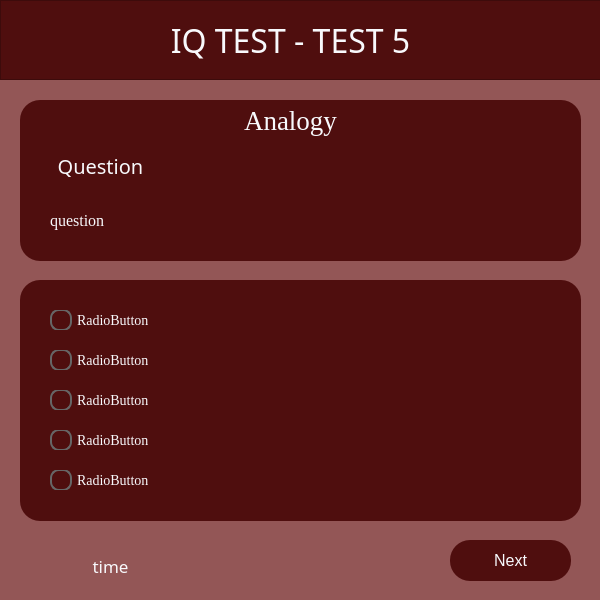
<?xml version="1.0" encoding="UTF-8"?>
<ui version="4.0">
 <class>Test5</class>
 <widget class="QMainWindow" name="Test5">
  <property name="geometry">
   <rect>
    <x>0</x>
    <y>0</y>
    <width>600</width>
    <height>600</height>
   </rect>
  </property>
  <property name="windowTitle">
   <string>MainWindow</string>
  </property>
  <widget class="QWidget" name="centralwidget">
   <property name="styleSheet">
    <string notr="true">QWidget #centralwidget {
	background-color: #935656
}</string>
   </property>
   <widget class="QFrame" name="frame_2">
    <property name="geometry">
     <rect>
      <x>20</x>
      <y>100</y>
      <width>561</width>
      <height>161</height>
     </rect>
    </property>
    <property name="styleSheet">
     <string notr="true">QFrame  {
	background-color: #4F0E0E;
	border-radius: 20px;
}</string>
    </property>
    <property name="frameShape">
     <enum>QFrame::StyledPanel</enum>
    </property>
    <property name="frameShadow">
     <enum>QFrame::Raised</enum>
    </property>
    <widget class="QLabel" name="questionNumberLabel">
     <property name="geometry">
      <rect>
       <x>10</x>
       <y>50</y>
       <width>141</width>
       <height>31</height>
      </rect>
     </property>
     <property name="font">
      <font>
       <family>Century Gothic</family>
       <pointsize>15</pointsize>
      </font>
     </property>
     <property name="styleSheet">
      <string notr="true">color: #F8F9FC</string>
     </property>
     <property name="text">
      <string>Question</string>
     </property>
     <property name="alignment">
      <set>Qt::AlignCenter</set>
     </property>
    </widget>
    <widget class="QLabel" name="questionLabel">
     <property name="geometry">
      <rect>
       <x>30</x>
       <y>100</y>
       <width>501</width>
       <height>41</height>
      </rect>
     </property>
     <property name="font">
      <font>
       <family>Times New Roman</family>
       <pointsize>12</pointsize>
      </font>
     </property>
     <property name="styleSheet">
      <string notr="true">color: #F8F9FC</string>
     </property>
     <property name="text">
      <string>question</string>
     </property>
     <property name="wordWrap">
      <bool>true</bool>
     </property>
    </widget>
    <widget class="QLabel" name="questionNumberLabel_2">
     <property name="geometry">
      <rect>
       <x>90</x>
       <y>0</y>
       <width>361</width>
       <height>41</height>
      </rect>
     </property>
     <property name="font">
      <font>
       <family>Times New Roman</family>
       <pointsize>20</pointsize>
      </font>
     </property>
     <property name="styleSheet">
      <string notr="true">color: #F8F9FC</string>
     </property>
     <property name="text">
      <string>Analogy</string>
     </property>
     <property name="alignment">
      <set>Qt::AlignCenter</set>
     </property>
    </widget>
   </widget>
   <widget class="QFrame" name="frame_3">
    <property name="geometry">
     <rect>
      <x>20</x>
      <y>280</y>
      <width>561</width>
      <height>241</height>
     </rect>
    </property>
    <property name="styleSheet">
     <string notr="true">QFrame {
	background-color: #4F0E0E;
	border-radius: 20px;
}</string>
    </property>
    <property name="frameShape">
     <enum>QFrame::StyledPanel</enum>
    </property>
    <property name="frameShadow">
     <enum>QFrame::Raised</enum>
    </property>
    <widget class="QRadioButton" name="choice1">
     <property name="geometry">
      <rect>
       <x>30</x>
       <y>30</y>
       <width>501</width>
       <height>20</height>
      </rect>
     </property>
     <property name="font">
      <font>
       <family>Times New Roman</family>
       <pointsize>-1</pointsize>
       <bold>false</bold>
       <underline>false</underline>
      </font>
     </property>
     <property name="styleSheet">
      <string notr="true">QRadioButton {
    spacing: 5px; /* Adjust spacing between text and indicator */
    font-size: 14px; /* Adjust font size */
	color: #F8F9FC
}

QRadioButton::indicator {
    width: 18px; /* Adjust indicator size */
    height: 18px; /* Adjust indicator size */
}

QRadioButton::indicator::unchecked {
    border: 2px solid #666; /* Border color of unchecked state */
    border-radius: 9px; /* Border radius to make it round */
}

QRadioButton::indicator::unchecked:hover {
    border: 2px solid #999; /* Border color on hover */
}

QRadioButton::indicator::checked {
    background-color: #007bff; /* Background color of checked state */
    border: 2px solid #007bff; /* Border color of checked state */
    border-radius: 9px; /* Border radius to make it round */
}

QRadioButton::indicator::checked:hover {
    background-color: #0056b3; /* Background color on hover */
    border: 2px solid #0056b3; /* Border color on hover */
}
</string>
     </property>
     <property name="text">
      <string>RadioButton</string>
     </property>
     <property name="checkable">
      <bool>true</bool>
     </property>
     <property name="checked">
      <bool>false</bool>
     </property>
    </widget>
    <widget class="QRadioButton" name="choice2">
     <property name="geometry">
      <rect>
       <x>30</x>
       <y>70</y>
       <width>501</width>
       <height>20</height>
      </rect>
     </property>
     <property name="font">
      <font>
       <family>Times New Roman</family>
       <pointsize>-1</pointsize>
      </font>
     </property>
     <property name="styleSheet">
      <string notr="true">QRadioButton {
    spacing: 5px; /* Adjust spacing between text and indicator */
    font-size: 14px; /* Adjust font size */
	color: #F8F9FC
}

QRadioButton::indicator {
    width: 18px; /* Adjust indicator size */
    height: 18px; /* Adjust indicator size */
}

QRadioButton::indicator::unchecked {
    border: 2px solid #666; /* Border color of unchecked state */
    border-radius: 9px; /* Border radius to make it round */
}

QRadioButton::indicator::unchecked:hover {
    border: 2px solid #999; /* Border color on hover */
}

QRadioButton::indicator::checked {
    background-color: #007bff; /* Background color of checked state */
    border: 2px solid #007bff; /* Border color of checked state */
    border-radius: 9px; /* Border radius to make it round */
}

QRadioButton::indicator::checked:hover {
    background-color: #0056b3; /* Background color on hover */
    border: 2px solid #0056b3; /* Border color on hover */
}
</string>
     </property>
     <property name="text">
      <string>RadioButton</string>
     </property>
    </widget>
    <widget class="QRadioButton" name="choice3">
     <property name="geometry">
      <rect>
       <x>30</x>
       <y>110</y>
       <width>501</width>
       <height>20</height>
      </rect>
     </property>
     <property name="font">
      <font>
       <family>Times New Roman</family>
       <pointsize>-1</pointsize>
      </font>
     </property>
     <property name="styleSheet">
      <string notr="true">QRadioButton {
    spacing: 5px; /* Adjust spacing between text and indicator */
    font-size: 14px; /* Adjust font size */
	color: #F8F9FC
}

QRadioButton::indicator {
    width: 18px; /* Adjust indicator size */
    height: 18px; /* Adjust indicator size */
}

QRadioButton::indicator::unchecked {
    border: 2px solid #666; /* Border color of unchecked state */
    border-radius: 9px; /* Border radius to make it round */
}

QRadioButton::indicator::unchecked:hover {
    border: 2px solid #999; /* Border color on hover */
}

QRadioButton::indicator::checked {
    background-color: #007bff; /* Background color of checked state */
    border: 2px solid #007bff; /* Border color of checked state */
    border-radius: 9px; /* Border radius to make it round */
}

QRadioButton::indicator::checked:hover {
    background-color: #0056b3; /* Background color on hover */
    border: 2px solid #0056b3; /* Border color on hover */
}
</string>
     </property>
     <property name="text">
      <string>RadioButton</string>
     </property>
    </widget>
    <widget class="QRadioButton" name="choice4">
     <property name="geometry">
      <rect>
       <x>30</x>
       <y>150</y>
       <width>501</width>
       <height>20</height>
      </rect>
     </property>
     <property name="font">
      <font>
       <family>Times New Roman</family>
       <pointsize>-1</pointsize>
      </font>
     </property>
     <property name="styleSheet">
      <string notr="true">QRadioButton {
    spacing: 5px; /* Adjust spacing between text and indicator */
    font-size: 14px; /* Adjust font size */
	color: #F8F9FC
}

QRadioButton::indicator {
    width: 18px; /* Adjust indicator size */
    height: 18px; /* Adjust indicator size */
}

QRadioButton::indicator::unchecked {
    border: 2px solid #666; /* Border color of unchecked state */
    border-radius: 9px; /* Border radius to make it round */
}

QRadioButton::indicator::unchecked:hover {
    border: 2px solid #999; /* Border color on hover */
}

QRadioButton::indicator::checked {
    background-color: #007bff; /* Background color of checked state */
    border: 2px solid #007bff; /* Border color of checked state */
    border-radius: 9px; /* Border radius to make it round */
}

QRadioButton::indicator::checked:hover {
    background-color: #0056b3; /* Background color on hover */
    border: 2px solid #0056b3; /* Border color on hover */
}
</string>
     </property>
     <property name="text">
      <string>RadioButton</string>
     </property>
    </widget>
    <widget class="QRadioButton" name="choice5">
     <property name="geometry">
      <rect>
       <x>30</x>
       <y>190</y>
       <width>501</width>
       <height>20</height>
      </rect>
     </property>
     <property name="font">
      <font>
       <family>Times New Roman</family>
       <pointsize>-1</pointsize>
       <bold>false</bold>
       <underline>false</underline>
      </font>
     </property>
     <property name="styleSheet">
      <string notr="true">QRadioButton {
    spacing: 5px; /* Adjust spacing between text and indicator */
    font-size: 14px; /* Adjust font size */
	color: #F8F9FC
}

QRadioButton::indicator {
    width: 18px; /* Adjust indicator size */
    height: 18px; /* Adjust indicator size */
}

QRadioButton::indicator::unchecked {
    border: 2px solid #666; /* Border color of unchecked state */
    border-radius: 9px; /* Border radius to make it round */
}

QRadioButton::indicator::unchecked:hover {
    border: 2px solid #999; /* Border color on hover */
}

QRadioButton::indicator::checked {
    background-color: #007bff; /* Background color of checked state */
    border: 2px solid #007bff; /* Border color of checked state */
    border-radius: 9px; /* Border radius to make it round */
}

QRadioButton::indicator::checked:hover {
    background-color: #0056b3; /* Background color on hover */
    border: 2px solid #0056b3; /* Border color on hover */
}
</string>
     </property>
     <property name="text">
      <string>RadioButton</string>
     </property>
     <property name="checkable">
      <bool>true</bool>
     </property>
     <property name="checked">
      <bool>false</bool>
     </property>
    </widget>
   </widget>
   <widget class="QPushButton" name="pushButton">
    <property name="geometry">
     <rect>
      <x>480</x>
      <y>710</y>
      <width>75</width>
      <height>24</height>
     </rect>
    </property>
    <property name="text">
     <string>PushButton</string>
    </property>
   </widget>
   <widget class="QPushButton" name="pushButton_2">
    <property name="geometry">
     <rect>
      <x>690</x>
      <y>710</y>
      <width>75</width>
      <height>24</height>
     </rect>
    </property>
    <property name="text">
     <string>PushButton</string>
    </property>
   </widget>
   <widget class="QFrame" name="frame">
    <property name="geometry">
     <rect>
      <x>0</x>
      <y>0</y>
      <width>601</width>
      <height>80</height>
     </rect>
    </property>
    <property name="styleSheet">
     <string notr="true">QFrame {
	background-color: #4F0E0E;
}</string>
    </property>
    <property name="frameShape">
     <enum>QFrame::StyledPanel</enum>
    </property>
    <property name="frameShadow">
     <enum>QFrame::Raised</enum>
    </property>
    <widget class="QLabel" name="titleLabel">
     <property name="geometry">
      <rect>
       <x>100</x>
       <y>20</y>
       <width>381</width>
       <height>41</height>
      </rect>
     </property>
     <property name="font">
      <font>
       <family>Century Gothic</family>
       <pointsize>24</pointsize>
      </font>
     </property>
     <property name="styleSheet">
      <string notr="true">color: #F8F9FC</string>
     </property>
     <property name="text">
      <string>IQ TEST - TEST 5</string>
     </property>
     <property name="alignment">
      <set>Qt::AlignCenter</set>
     </property>
    </widget>
   </widget>
   <widget class="QPushButton" name="nextButton">
    <property name="geometry">
     <rect>
      <x>450</x>
      <y>540</y>
      <width>121</width>
      <height>41</height>
     </rect>
    </property>
    <property name="styleSheet">
     <string notr="true">QPushButton {
    background-color: #4F0E0E;
    border: none;
    color: #F8F9FC;
    padding: 10px 20px;
    border-radius: 20px;
    font-size: 16px;
}

QPushButton:hover {
    background-color: #DE3C3C;
	color: white;
}</string>
    </property>
    <property name="text">
     <string>Next</string>
    </property>
   </widget>
   <widget class="QLabel" name="timeLabel">
    <property name="geometry">
     <rect>
      <x>30</x>
      <y>550</y>
      <width>161</width>
      <height>31</height>
     </rect>
    </property>
    <property name="font">
     <font>
      <family>Century Gothic</family>
      <pointsize>13</pointsize>
     </font>
    </property>
    <property name="styleSheet">
     <string notr="true">color: #F8F9FC</string>
    </property>
    <property name="text">
     <string>time</string>
    </property>
    <property name="alignment">
     <set>Qt::AlignCenter</set>
    </property>
   </widget>
  </widget>
 </widget>
 <resources/>
 <connections/>
</ui>
